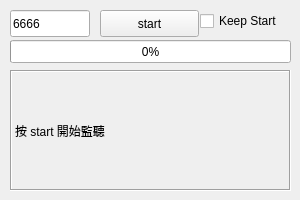
<?xml version="1.0" encoding="UTF-8"?>
<ui version="4.0">
 <class>Server</class>
 <widget class="QWidget" name="Server">
  <property name="geometry">
   <rect>
    <x>0</x>
    <y>0</y>
    <width>300</width>
    <height>200</height>
   </rect>
  </property>
  <property name="windowTitle">
   <string>Server</string>
  </property>
  <widget class="QPushButton" name="startButton">
   <property name="geometry">
    <rect>
     <x>100</x>
     <y>10</y>
     <width>99</width>
     <height>27</height>
    </rect>
   </property>
   <property name="text">
    <string>start</string>
   </property>
  </widget>
  <widget class="QProgressBar" name="serverProgressBar">
   <property name="geometry">
    <rect>
     <x>10</x>
     <y>40</y>
     <width>281</width>
     <height>23</height>
    </rect>
   </property>
   <property name="value">
    <number>0</number>
   </property>
  </widget>
  <widget class="QLabel" name="serverStatusLabel">
   <property name="geometry">
    <rect>
     <x>10</x>
     <y>70</y>
     <width>281</width>
     <height>121</height>
    </rect>
   </property>
   <property name="frameShape">
    <enum>QFrame::Box</enum>
   </property>
   <property name="frameShadow">
    <enum>QFrame::Sunken</enum>
   </property>
   <property name="text">
    <string>按 start 開始監聽</string>
   </property>
   <property name="wordWrap">
    <bool>true</bool>
   </property>
  </widget>
  <widget class="QLineEdit" name="portLineEdit">
   <property name="geometry">
    <rect>
     <x>10</x>
     <y>10</y>
     <width>80</width>
     <height>27</height>
    </rect>
   </property>
   <property name="text">
    <string>6666</string>
   </property>
  </widget>
  <widget class="QCheckBox" name="keepStart">
   <property name="geometry">
    <rect>
     <x>200</x>
     <y>10</y>
     <width>97</width>
     <height>22</height>
    </rect>
   </property>
   <property name="text">
    <string>Keep Start</string>
   </property>
  </widget>
 </widget>
 <layoutdefault spacing="6" margin="11"/>
 <resources/>
 <connections/>
</ui>
